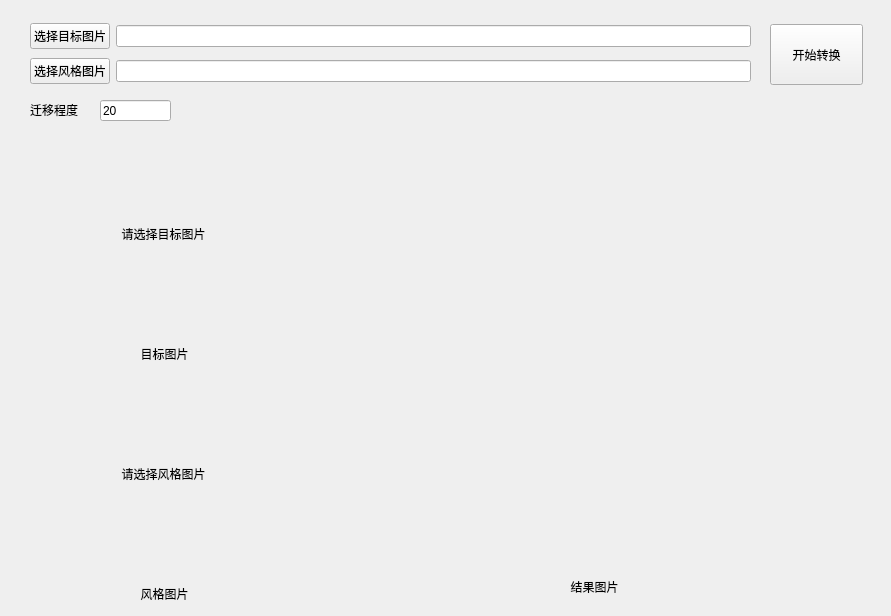
<?xml version="1.0" encoding="UTF-8"?>
<ui version="4.0">
 <class>Form</class>
 <widget class="QWidget" name="Form">
  <property name="geometry">
   <rect>
    <x>0</x>
    <y>0</y>
    <width>891</width>
    <height>616</height>
   </rect>
  </property>
  <property name="windowTitle">
   <string>Form</string>
  </property>
  <widget class="QWidget" name="verticalLayoutWidget">
   <property name="geometry">
    <rect>
     <x>30</x>
     <y>20</y>
     <width>721</width>
     <height>69</height>
    </rect>
   </property>
   <layout class="QVBoxLayout" name="verticalLayout_2">
    <item>
     <layout class="QHBoxLayout" name="horizontalLayout_4">
      <item>
       <widget class="QPushButton" name="select_target_image_button">
        <property name="text">
         <string>选择目标图片</string>
        </property>
       </widget>
      </item>
      <item>
       <widget class="QLineEdit" name="target_image_path"/>
      </item>
     </layout>
    </item>
    <item>
     <layout class="QHBoxLayout" name="horizontalLayout_5">
      <item>
       <widget class="QPushButton" name="select_style_image_button">
        <property name="text">
         <string>选择风格图片</string>
        </property>
       </widget>
      </item>
      <item>
       <widget class="QLineEdit" name="style_image_path"/>
      </item>
     </layout>
    </item>
   </layout>
  </widget>
  <widget class="QWidget" name="verticalLayoutWidget_2">
   <property name="geometry">
    <rect>
     <x>29</x>
     <y>129</y>
     <width>271</width>
     <height>473</height>
    </rect>
   </property>
   <layout class="QVBoxLayout" name="verticalLayout_3">
    <item>
     <widget class="QLabel" name="target_image">
      <property name="enabled">
       <bool>true</bool>
      </property>
      <property name="minimumSize">
       <size>
        <width>269</width>
        <height>210</height>
       </size>
      </property>
      <property name="maximumSize">
       <size>
        <width>269</width>
        <height>210</height>
       </size>
      </property>
      <property name="text">
       <string>请选择目标图片</string>
      </property>
      <property name="alignment">
       <set>Qt::AlignCenter</set>
      </property>
     </widget>
    </item>
    <item>
     <widget class="QLabel" name="target_image_label">
      <property name="text">
       <string>目标图片</string>
      </property>
      <property name="alignment">
       <set>Qt::AlignCenter</set>
      </property>
     </widget>
    </item>
    <item>
     <widget class="QLabel" name="style_image">
      <property name="enabled">
       <bool>true</bool>
      </property>
      <property name="minimumSize">
       <size>
        <width>269</width>
        <height>210</height>
       </size>
      </property>
      <property name="maximumSize">
       <size>
        <width>269</width>
        <height>210</height>
       </size>
      </property>
      <property name="text">
       <string>请选择风格图片</string>
      </property>
      <property name="alignment">
       <set>Qt::AlignCenter</set>
      </property>
     </widget>
    </item>
    <item>
     <widget class="QLabel" name="style_image_label">
      <property name="text">
       <string>风格图片</string>
      </property>
      <property name="alignment">
       <set>Qt::AlignCenter</set>
      </property>
     </widget>
    </item>
   </layout>
  </widget>
  <widget class="QWidget" name="verticalLayoutWidget_3">
   <property name="geometry">
    <rect>
     <x>319</x>
     <y>130</y>
     <width>551</width>
     <height>471</height>
    </rect>
   </property>
   <layout class="QVBoxLayout" name="verticalLayout_4">
    <item>
     <widget class="QLabel" name="result_image">
      <property name="minimumSize">
       <size>
        <width>549</width>
        <height>437</height>
       </size>
      </property>
      <property name="maximumSize">
       <size>
        <width>549</width>
        <height>437</height>
       </size>
      </property>
      <property name="text">
       <string/>
      </property>
     </widget>
    </item>
    <item>
     <widget class="QLabel" name="result_image_label">
      <property name="text">
       <string>结果图片</string>
      </property>
      <property name="alignment">
       <set>Qt::AlignCenter</set>
      </property>
     </widget>
    </item>
   </layout>
  </widget>
  <widget class="QPushButton" name="convert_button">
   <property name="geometry">
    <rect>
     <x>770</x>
     <y>24</y>
     <width>93</width>
     <height>61</height>
    </rect>
   </property>
   <property name="text">
    <string>开始转换</string>
   </property>
  </widget>
  <widget class="QLabel" name="instruction">
   <property name="geometry">
    <rect>
     <x>190</x>
     <y>100</y>
     <width>671</width>
     <height>20</height>
    </rect>
   </property>
   <property name="text">
    <string/>
   </property>
  </widget>
  <widget class="QLabel" name="degree_label">
   <property name="geometry">
    <rect>
     <x>30</x>
     <y>100</y>
     <width>61</width>
     <height>20</height>
    </rect>
   </property>
   <property name="text">
    <string>迁移程度</string>
   </property>
  </widget>
  <widget class="QLineEdit" name="iteration">
   <property name="geometry">
    <rect>
     <x>100</x>
     <y>100</y>
     <width>71</width>
     <height>21</height>
    </rect>
   </property>
   <property name="text">
    <string>20</string>
   </property>
  </widget>
 </widget>
 <resources/>
 <connections/>
</ui>
